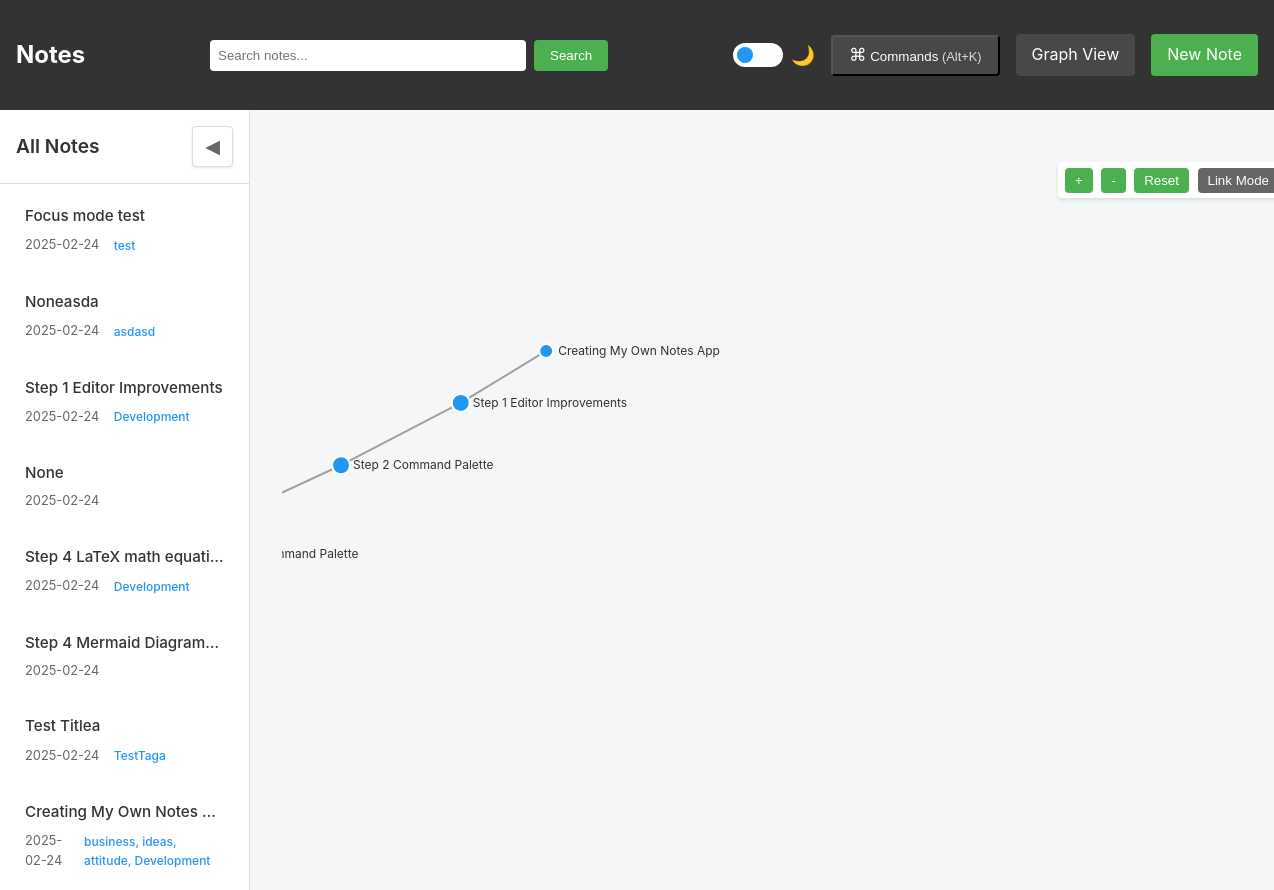
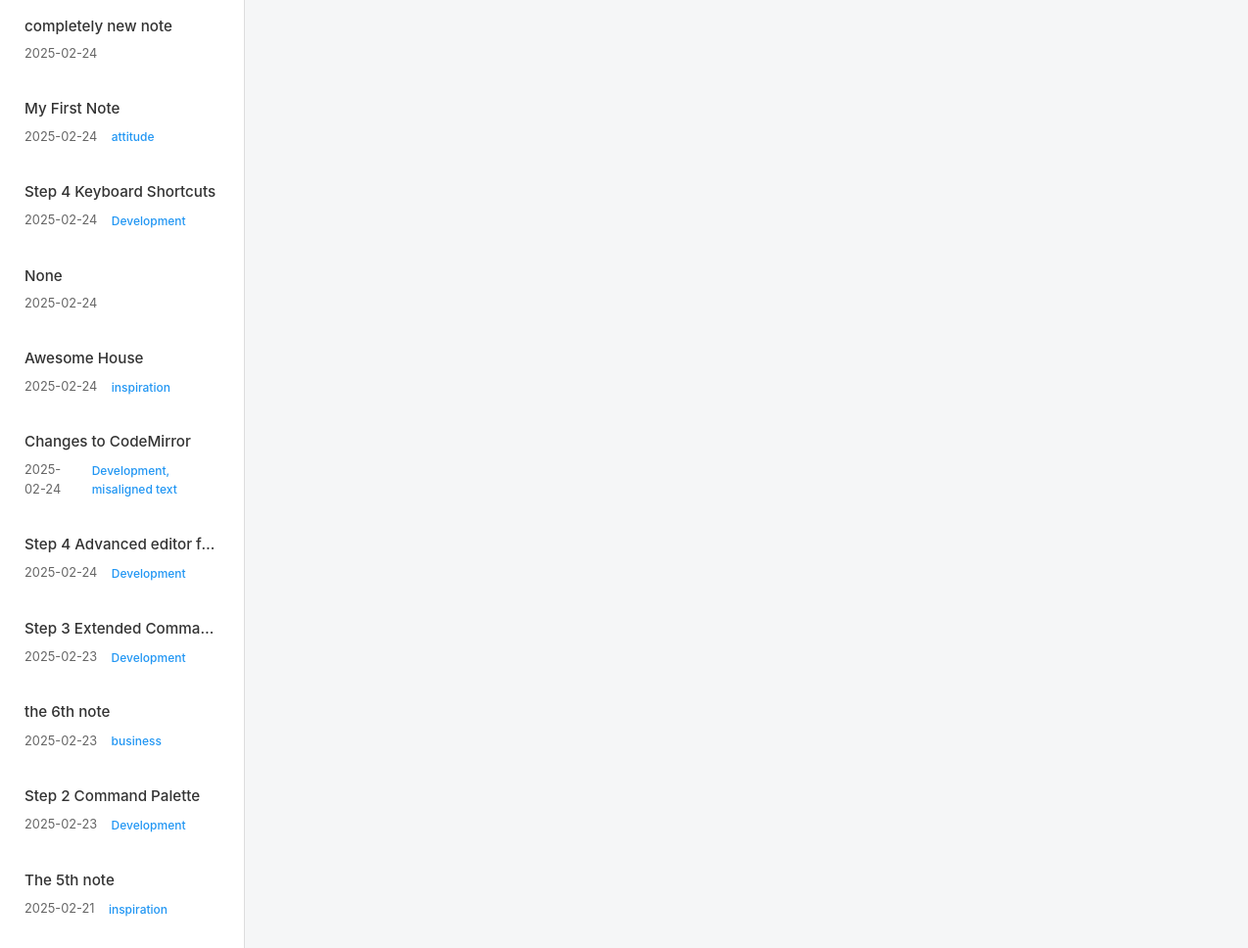
The page /graph on the database its author committed (2 pictures, top to bottom).
### main.py (models this page shows, shortened)
class Note(db.Model):
    id = db.Column(db.Integer, primary_key=True)
    title = db.Column(db.String(200), nullable=False, unique=True)  # Make title unique
    content = db.Column(db.Text, nullable=False)
    created_at = db.Column(db.DateTime, default=datetime.utcnow)
    updated_at = db.Column(db.DateTime, default=datetime.utcnow, onupdate=datetime.utcnow)
    tags = db.Column(db.String(200))  # Store tags as comma-separated strings
    attachments = db.relationship('FileAttachment', backref='note', lazy=True, cascade="all, delete-orphan")

### main.py (the view)
@app.route('/graph')
def graph_view():
    return render_template('graph.html',
                         all_notes=get_all_notes())

### main.py (called while the page is built)
def get_all_notes(limit=None):
    query = Note.query.order_by(Note.updated_at.desc())
    return query.limit(limit).all() if limit else query.all()

def escapejs(val):
    return json.dumps(str(val))[1:-1]

### templates/graph.html (shortened to what this page needs)
{% extends "base.html" %}
{% block content %}
<div class="graph-container">
    <div class="graph-controls">
        <button id="zoom-in">+</button>
        <button id="zoom-out">-</button>
        <button id="reset-zoom">Reset</button>
        <button id="toggle-link-mode" class="link-mode-btn">Link Mode</button>
    </div>
    <div id="graph"></div>
</div>
{% endblock %}

### templates/base.html (shortened to what this page needs)
<!DOCTYPE html>
<html lang="en" data-theme="light">
<head>
    <link rel="stylesheet" href="{{ url_for('static', filename='style.css') }}">
</head>
<body>
    <nav>
        <h1><a href="{{ url_for('index') }}">Notes</a></h1>
        <form action="{{ url_for('search') }}" method="GET" class="search-form">
            <input type="text" name="q" placeholder="Search notes..." value="{{ request.args.get('q', '') }}">
            <button type="submit">Search</button>
        </form>
        <div class="nav-actions">
            <div class="theme-switch-wrapper">
                <label class="theme-switch">
                    <span class="slider round"></span>
                </label>
                <span class="theme-label">🌙</span>
            </div>
            <button class="nav-btn" onclick="toggleCommandPalette()">
                <span class="command-btn-icon">⌘</span>
                <span class="command-btn-text">Commands</span>
                <span class="command-btn-shortcut">(Alt+K)</span>
            </button>
            <a href="{{ url_for('graph_view') }}" class="nav-btn">Graph View</a>
            <a href="{{ url_for('new_note') }}" class="new-note-btn">New Note</a>
        </div>
    </nav>
    <div class="app-container">
        <aside class="sidebar">
            <div class="sidebar-header">
                <h2>All Notes</h2>
                <button id="toggle-sidebar" class="toggle-sidebar" title="Toggle Sidebar">◀</button>
            </div>
            <div class="notes-list">
                {% for note in all_notes %}
                <a href="{{ url_for('view_note', id=note.id) }}"
                   class="note-link {% if current_note and current_note.id == note.id %}active{% endif %}">
                    <div class="note-link-title">{{ note.title }}</div>
                    <div class="note-link-meta">
                        {{ note.updated_at.strftime('%Y-%m-%d') }}
                        {% if note.tags %}
                        <span class="note-link-tags">{{ note.tags }}</span>
                        {% endif %}
                    </div>
                </a>
                {% endfor %}
            </div>
        </aside>
        <main class="main-content">
            {% block content %}
            {% endblock %}
        </main>
    </div>
</body>
</html>

### static/style.css (style rules this page uses)
:root[data-theme="light"] { --bg-primary: #f5f6f7; --bg-secondary: #ffffff; --text-primary: #333333; --text-secondary: #666666; --accent-primary: #2196F3; --accent-secondary: #1976D2; --border-color: #dddddd; --danger: #f44336; --danger-hover: #d32f2f; --success: #4CAF50; --nav-bg: #333333; --nav-text: #ffffff; --highlight-bg: #fff9c4; --card-shadow: rgba(0,0,0,0.1); }
.theme-switch-wrapper { display: flex; align-items: center; gap: 0.5rem; }
.theme-switch { position: relative; display: inline-block; width: 50px; height: 24px; }
.slider { position: absolute; cursor: pointer; top: 0; left: 0; right: 0; bottom: 0; background-color: var(--bg-secondary); transition: .4s; }
.slider:before { position: absolute; content: ""; height: 16px; width: 16px; left: 4px; bottom: 4px; background-color: var(--accent-primary); transition: .4s; }
.slider.round { border-radius: 24px; }
.slider.round:before { border-radius: 50%; }
.theme-label { font-size: 1.2rem; cursor: pointer; }
body { font-family: -apple-system, BlinkMacSystemFont, 'Segoe UI', Roboto, Oxygen, Ubuntu, Cantarell, sans-serif; line-height: 1.6; margin: 0; padding: 0; background: var(--bg-primary); color: var(--text-primary); }
nav { background: var(--nav-bg); color: var(--nav-text); padding: 1rem; display: flex; justify-content: space-between; align-items: center; }
nav h1 a { color: white; text-decoration: none; }
.new-note-btn { background: #4CAF50; color: white; padding: 0.5rem 1rem; border-radius: 4px; text-decoration: none; }
main { max-width: none; margin: 0; padding: 0; }
.search-form { display: flex; gap: 0.5rem; margin: 0 1rem; }
.search-form input[type="text"] { padding: 0.5rem; border: none; border-radius: 4px; min-width: 300px; }
.search-form button { background: #4CAF50; color: white; border: none; padding: 0.5rem 1rem; border-radius: 4px; cursor: pointer; }
.graph-container { background: var(--bg-primary); height: calc(100vh - 64px); position: relative; }
.graph-controls { position: absolute; top: 20px; right: 20px; z-index: 1000; background: white; padding: 5px; border-radius: 4px; box-shadow: 0 2px 4px rgba(0,0,0,0.1); }
.graph-controls button { background: #4CAF50; color: white; border: none; padding: 5px 10px; margin: 0 2px; border-radius: 4px; cursor: pointer; }
.nav-actions { display: flex; gap: 1rem; align-items: center; }
.nav-btn { color: white; text-decoration: none; padding: 0.5rem 1rem; border-radius: 4px; background: rgba(255,255,255,0.1); }
.link-mode-btn { background: #666 !important; }
.app-container { display: grid; grid-template-columns: 250px 1fr; min-height: calc(100vh - 64px); transition: all 0.3s ease; }
.main-content { padding: 2rem; overflow-y: auto; width: 100%; background: var(--bg-primary); }
.sidebar { background: var(--bg-secondary); border-right: 1px solid var(--border-color); height: 100%; overflow-y: auto; transition: all 0.3s ease; }
.sidebar-header { display: flex; justify-content: space-between; align-items: center; padding: 1rem; border-bottom: 1px solid var(--border-color); position: sticky; top: 0; background: var(--bg-secondary); z-index: 10; }
.sidebar-header h2 { margin: 0; font-size: 1.2rem; font-weight: 600; color: var(--text-primary); }
.notes-list { padding: 0.5rem; }
.note-link { display: block; padding: 0.75rem 1rem; margin-bottom: 0.5rem; text-decoration: none; color: var(--text-primary); border-radius: 4px; transition: all 0.2s ease; border: 1px solid transparent; }
.note-link-title { font-weight: 500; margin-bottom: 0.5rem; font-size: 0.95rem; line-height: 1.4; overflow: hidden; text-overflow: ellipsis; white-space: nowrap; }
.note-link-meta { font-size: 0.8rem; color: var(--text-secondary); display: flex; align-items: center; gap: 0.5rem; }
.note-link-tags { color: var(--accent-primary); font-weight: 500; background: var(--bg-tertiary); padding: 0.1rem 0.4rem; border-radius: 3px; font-size: 0.75rem; }
.toggle-sidebar { background: var(--bg-secondary); border: 1px solid var(--border-color); color: var(--text-secondary); cursor: pointer; padding: 0.5rem 0.75rem; font-size: 1.2rem; transition: all 0.2s ease; border-radius: 4px; box-shadow: 0 1px 3px var(--card-shadow); }
button { padding: 0.5rem 1rem; border-radius: 4px; cursor: pointer; transition: all 0.2s ease; }
.command-btn-icon { font-size: 1.1rem; }
.command-btn-shortcut { font-size: 0.8rem; opacity: 0.8; }
nav, .sidebar, .form-header, .form-footer, .preview-pane, .editor-statusbar, .editor-container, .CodeMirror { transition: all 0.3s ease; }

### rows shown on the page
Note: title "Focus mode test", updated_at "2025-02-24", tags "test"
Note: title "Noneasda", updated_at "2025-02-24", tags "asdasd"
Note: title "Step 1 Editor Improvements", updated_at "2025-02-24", tags "Development"
Note: title "None", updated_at "2025-02-24"
Note: title "Step 4 LaTeX math equati…", updated_at "2025-02-24", tags "Development"
Note: title "Step 4 Mermaid Diagram…", updated_at "2025-02-24"
Note: title "Test Titlea", updated_at "2025-02-24", tags "TestTaga"
Note: title "Creating My Own Notes…", updated_at "2025-02-24", tags "business, ideas, attitude, Development"
Note: title "completely new note", updated_at "2025-02-24"
Note: title "My First Note", updated_at "2025-02-24", tags "attitude"
Note: title "Step 4 Keyboard Shortcuts", updated_at "2025-02-24", tags "Development"
Note: title "None", updated_at "2025-02-24"
Note: title "Awesome House", updated_at "2025-02-24", tags "inspiration"
Note: title "Changes to CodeMirror", updated_at "2025-02-24", tags "Development, misaligned text"
Note: title "Step 4 Advanced editor f…", updated_at "2025-02-24", tags "Development"
Note: title "Step 3 Extended Comma…", updated_at "2025-02-23", tags "Development"
Note: title "the 6th note", updated_at "2025-02-23", tags "business"
Note: title "Step 2 Command Palette", updated_at "2025-02-23", tags "Development"
Note: title "The 5th note", updated_at "2025-02-21", tags "inspiration"
